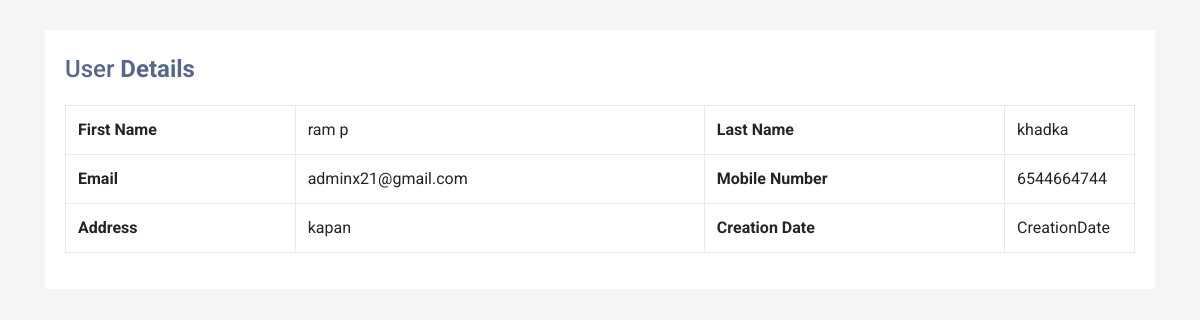
The page /detail/4 on the database its author committed.
### userdetail/models.py (models this page shows, shortened)
class Userprofile(models.Model):
    id = models.AutoField(primary_key=True)
    firstname = models.CharField(max_length=20)
    lastname = models.CharField(max_length=20)
    mobile = models.IntegerField()
    email = models.EmailField(max_length=30)
    address = models.CharField(max_length=20)

### userdetail/views.py (the view, shortened to what this page needs)
# urls.py: path('detail/<int:id>', views.detail, name = 'detailuser'),
def detail(request,id):
    userprofile = Userprofile.objects.get(id=id)
    return render(request, 'detail.html', context={'userprofile': userprofile})

### userdetail/templates/detail.html (shortened to what this page needs)
{% extends 'base.html' %}
{% block content %}
<div class="read">
    <div class="container-xl">
        <div class="table-responsive">
            <div class="table-wrapper">
                <div class="table-title">
                    <div class="row">
                        <div class="col-sm-5">
                            <h2>User <b>Details</b></h2>
                        </div>
                    </div>
                </div>
    <table cellpadding="0" cellspacing="0" border="0" class="display table table-bordered" id="hidden-table-info">
    <tbody>
        <form action="{% url 'detailuser' userprofile.id %}" method="POST" enctype="multipart/form-data">
     <tr>
        <th>First Name</th>
        <td>{{userprofile.firstname}}</td>
        <th>Last Name</th>
        <td> {{userprofile.lastname}} </td>
      </tr>
      <tr>
        <th>Email</th>
        <td>{{ userprofile.email}}</td>
        <th>Mobile Number</th>
        <td>{{ userprofile.mobile}}</td>
      </tr>
      <tr>
        <th>Address</th>
        <td>{{userprofile.address}}</td>
        <th>Creation Date</th>
        <td>CreationDate</td>
      </tr>
    </form>
    </tbody>
    </table>
            </div>
        </div>
    </div>
    </div>
{% endblock content %}

### userdetail/static/index.css (style rules this page uses)
body { color: #566787; background: #f5f5f5; font-family: 'Roboto', sans-serif; }
.table-responsive { margin: 60px 0; }
.table-wrapper { min-width: 1000px; background: #fff; padding: 20px; box-shadow: 0 1px 1px rgba(0,0,0,.05); }
.table-title { font-size: 15px; padding-bottom: 10px; margin: 0 0 10px; min-height: 45px; }
.table-title h2 { margin: 5px 0 0; font-size: 24px; }
table.table tr th, table.table tr td { border-color: #e9e9e9; }
table.table td:last-child { width: 130px; }
.read { color: #566787; background: #f5f5f5; font-family: 'Roboto', sans-serif; }
.table-responsive { margin: 30px 0; }

### rows shown on the page
Userprofile: firstname "ram p", lastname "khadka", email "adminx21@gmail.com", mobile "6544664744", address "kapan"
